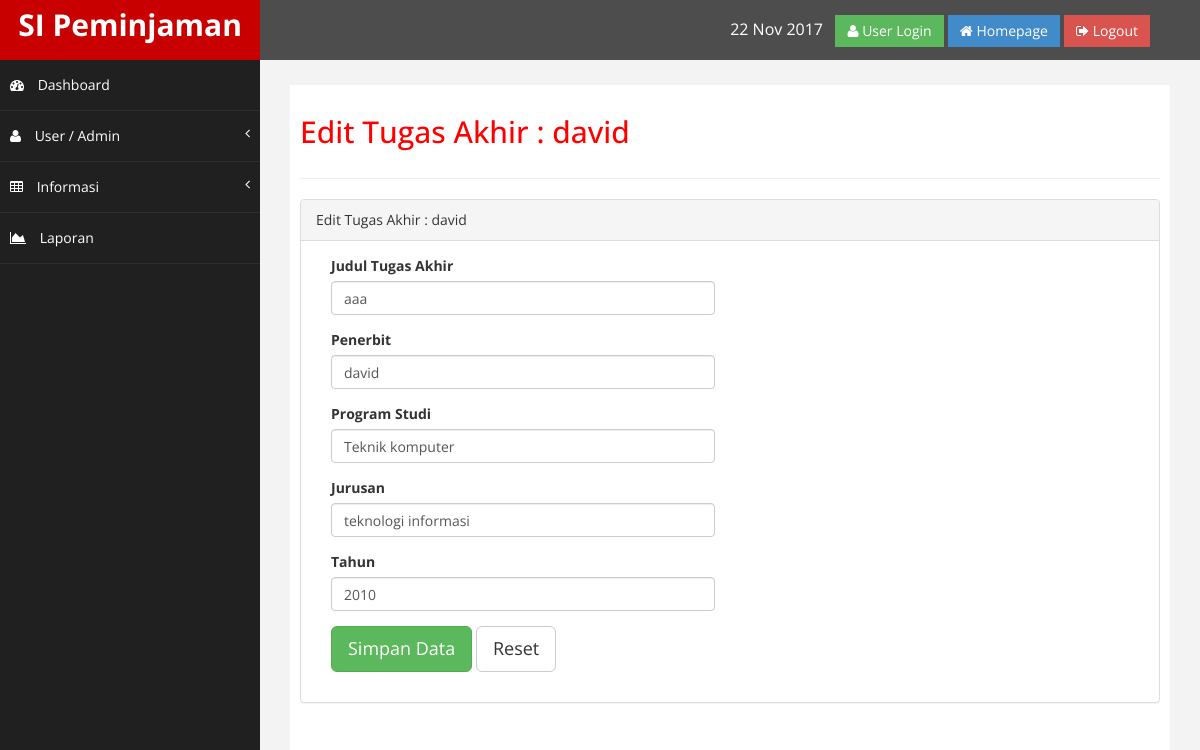
Screenshot of /index.php/admin/informasi/edit_tugasakhir/david with the database file from the repository.
### tables this page shows
CREATE TABLE `TUGAS_AKHIR` (
  `ID_TUGAS_AKHIR` int(11) NOT NULL,
  `JUDUL_TUGAS_AKHIR` varchar(100) DEFAULT NULL,
  `PENERBIT` varchar(30) DEFAULT NULL,
  `PRODI` varchar(40) DEFAULT NULL,
  `JURUSAN` varchar(40) DEFAULT NULL,
  `TAHUN` int(11) DEFAULT NULL
);

### application/models/Informasi_model.php (called while the page is built, shortened)
<?php
class Informasi_model extends CI_Model {
	public function detailTugasakhir($PENERBIT)
	{
		$this->db->select('*');
		$this->db->from('TUGAS_AKHIR');
		$this->db->where('PENERBIT',$PENERBIT);
		$this->db->order_by('PENERBIT','DECS');
		$query = $this->db->get();
		return $query->row();
	}
}

### application/controllers/admin/Informasi.php (called while the page is built, shortened)
<?php
class Informasi extends CI_Controller {
	public function __construct()
	{
		$this->load->model('informasi_model');
	}
	public function edit_tugasakhir($PENERBIT)
	{
		$ta = $this->informasi_model->detailTugasakhir($PENERBIT);
		$valid = $this->form_validation;
		$valid->set_rules('JUDUL_TUGAS_AKHIR','Judul Tugas Akhir','required', array('required' => 'Judul tugas akhir'));
		$valid->set_rules('PENERBIT','Penerbit','required', array('required' => 'Penerbit harus di isi'));
		$valid->set_rules('PRODI','Program Studi','required', array('required' => 'Program Studi harus di isi'));
		$valid->set_rules('JURUSAN','Jurusan','required', array('required' => 'Jurusan harus di isi'));
		$valid->set_rules('TAHUN','Tahun','required', array('required' => 'Tahun harus di isi'));
		if ($valid->run()=== FALSE) {
			$data = array('title' => 'Edit Tugas Akhir : '.$ta->PENERBIT, 'ta' => $ta, 'isi' => 'admin/informasi/edit_tugasakhir');
			$this->load->view('admin/layout/wrapper', $data, FALSE);
		}
	}
}

### index.php (called while the page is built, shortened)
<?php
require_once BASEPATH.'core/CodeIgniter.php';

### application/views/admin/layout/content.php (called while the page is built)
<?php
	if ($isi) {
		$this->load->view($isi);
	}

### application/views/admin/layout/wrapper.php (called while the page is built)
<?php
require_once('head.php');
require_once('header.php');
require_once('nav.php');
require_once('content.php');
require_once('footer.php');

### application/views/admin/informasi/edit_tugasakhir.php (the view, shortened to what this page needs)
<?php
	echo form_open(base_url('index.php/admin/informasi/edit_tugasakhir/'.$ta->PENERBIT));
?>
<div class="col-md-6">
	<div class="form-group">
		<label>Judul Tugas Akhir</label>
		<input type="text" name="JUDUL_TUGAS_AKHIR" class="form-control" placeholder="Judul Tugas Akhir" value="<?php echo $ta->JUDUL_TUGAS_AKHIR?>" required>
	</div>
	<div class="form-group">
		<label>Penerbit</label>
		<input type="text" name="PENERBIT" class="form-control" placeholder="Penerbit" value="<?php echo $ta->PENERBIT?>" required>
	</div>
	<div class="form-group">
		<label>Program Studi</label>
		<input type="text" name="PRODI" class="form-control" placeholder="Program Studi" value="<?php echo $ta->PRODI?>" required>
	</div>
	<div class="form-group">
		<label>Jurusan</label>
		<input type="text" name="JURUSAN" class="form-control" placeholder="Jurusan" value="<?php echo $ta->JURUSAN?>" required>
	</div>
	<div class="form-group">
		<label>Tahun</label>
		<input type="text" name="TAHUN" class="form-control" placeholder="Tahun" value="<?php echo $ta->TAHUN?>" required>
	</div>
	<div class="form-group">
		<input type="submit" name="submit" class="btn btn-success btn-lg" value="Simpan Data">
		<input type="reset" name="reset" class="btn btn-default btn-lg" value="Reset ">
	</div>
</div>
<?php
	echo form_close();
?>

### assets/admin/assets/css/custom.css (style rules this page uses)
body { font-family: 'Open Sans', sans-serif; }

### rows the page displays
tugas_akhir: JUDUL_TUGAS_AKHIR "aaa", PENERBIT "david", PRODI "Teknik komputer", JURUSAN "teknologi informasi", TAHUN "2010"

### other values shown
$title "Edit Tugas Akhir : david"
